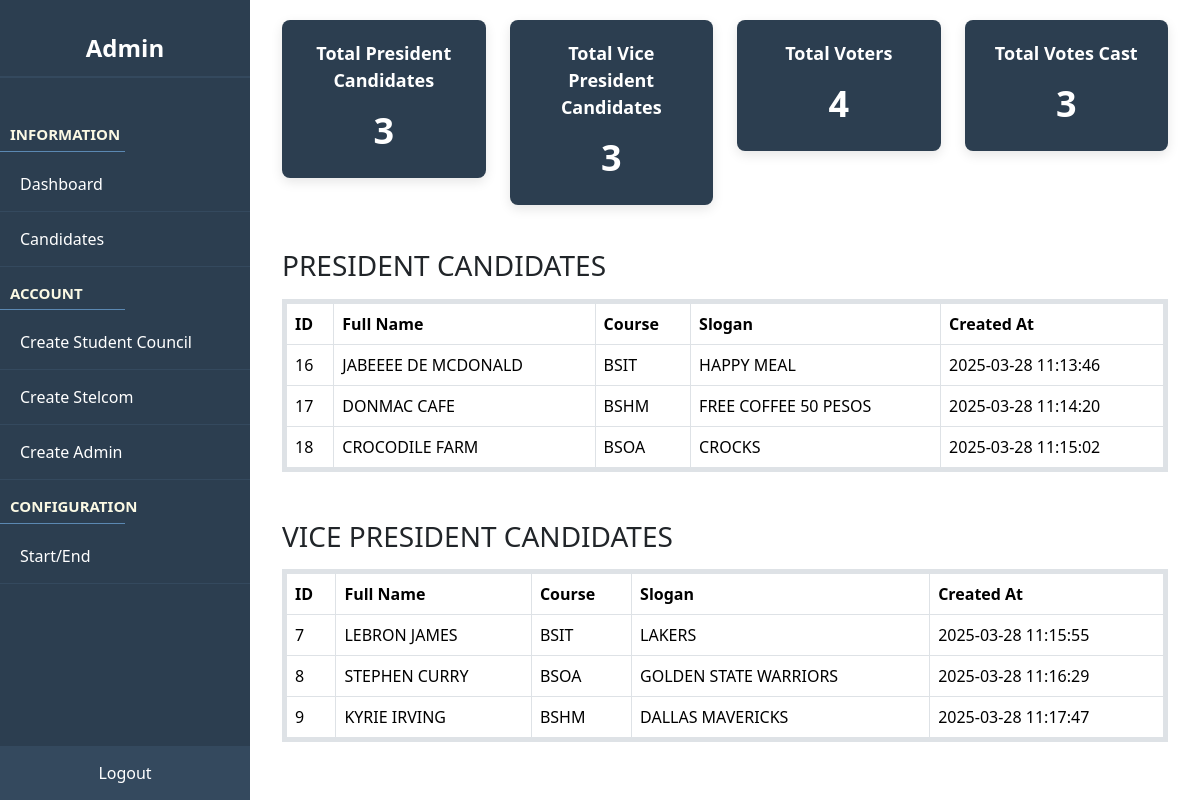
The app's page /admin/dashboard.php (signed in) with its own data.
### tables this page shows
CREATE TABLE `president_candidates` (
  `id` int(11) NOT NULL,
  `full_name` varchar(255) NOT NULL,
  `course` varchar(255) NOT NULL,
  `slogan` varchar(255) NOT NULL,
  `image` varchar(255) DEFAULT NULL,
  `created_at` timestamp NOT NULL DEFAULT current_timestamp()
);

CREATE TABLE `vice_president_candidates` (
  `id` int(11) NOT NULL,
  `full_name` varchar(255) NOT NULL,
  `course` varchar(255) NOT NULL,
  `slogan` varchar(255) NOT NULL,
  `image` varchar(255) DEFAULT NULL,
  `created_at` timestamp NOT NULL DEFAULT current_timestamp()
);

### admin/dashboard.php (the view, shortened to what this page needs)
<?php
    include('../partial/connection.php');
?>
<!DOCTYPE html>
<html lang="en">
<head>
    <link rel="stylesheet" href="../assets/css/dashboard.css" />
    <link rel="stylesheet" href="../src/stelcom-bootswatch/bootstrap.min.css">
</head>
<body>
    <div class="container-fluid d-flex">
        <div class="sidebar">
            <div class="logo">Admin</div>
            <ul class="menu list-unstyled">
                    <div class="menu-label">Information</div>
                    <li><a href="#">Dashboard</a></li>
                    <li><a href="candidates.php">Candidates</a></li>
                    <div class="menu-label">Account</div>
                    <li><a href="createcandidates.php">Create Student Council</a></li>
                    <li><a href="createstelcom.php">Create Stelcom</a></li>
                    <li><a href="createadmin.php">Create Admin</a></li>
                    <div class="menu-label">Configuration</div>
                    <li><a href="timer.php">Start/End</a></li>
                </ul>
            <div class="footer">
                <a href="/logout" class="text-decoration-none">Logout</a>
            </div>
        </div>
        <div class="content flex-fill">
            <div class="row">
                <div class="col-md-3">
                    <div class="stat-container">
                        <div class="stat-title">Total President Candidates</div>
                        <div class="stat-value">
                            <?php
                            $query = "SELECT COUNT(*) as count FROM president_candidates";
                            $result = mysqli_query($conn, $query);
                            $row = mysqli_fetch_assoc($result);
                            echo $row['count'];
                            ?>
                        </div>
                    </div>
                </div>
                <div class="col-md-3">
                    <div class="stat-container">
                        <div class="stat-title">Total Vice President Candidates</div>
                        <div class="stat-value">
                            <?php
                            $query = "SELECT COUNT(*) as count FROM vice_president_candidates";
                            $result = mysqli_query($conn, $query);
                            $row = mysqli_fetch_assoc($result);
                            echo $row['count'];
                            ?>
                        </div>
                    </div>
                </div>
                <div class="col-md-3">
                    <div class="stat-container">
                        <div class="stat-title">Total Voters</div>
                        <div class="stat-value">
                            <?php
                            $query = "SELECT COUNT(*) as count FROM valid_account";
                            $result = mysqli_query($conn, $query);
                            $row = mysqli_fetch_assoc($result);
                            echo $row['count'];
                            ?>
                        </div>
                    </div>
                </div>
                <div class="col-md-3">
                    <div class="stat-container">
                        <div class="stat-title">Total Votes Cast</div>
                        <div class="stat-value">
                            <?php
                            $query = "SELECT COUNT(*) as count FROM president_votes";
                            $result = mysqli_query($conn, $query);
                            $row = mysqli_fetch_assoc($result);
                            echo $row['count'];
                            ?>
                        </div>
                    </div>
                </div>
            </div>
            <h3 class="mt-4 mb-3">PRESIDENT CANDIDATES</h3>
            <table class="table table-bordered border border-5">
                <thead>
                    <tr>
                        <th scope="col">ID</th>
                        <th scope="col">Full Name</th>
                        <th scope="col">Course</th>
                        <th scope="col">Slogan</th>
                        <th scope="col">Created At</th>
                    </tr>
                </thead>
                <tbody>
                    <?php
                    $query = "SELECT `id`, `full_name`, `course`, `slogan`, `created_at` FROM `president_candidates`";
                    $result = mysqli_query($conn, $query);
                    while($row = mysqli_fetch_assoc($result)) {
                        echo "<tr>";
                        echo "<td>" . $row['id'] . "</td>";
                        echo "<td>" . $row['full_name'] . "</td>";
                        echo "<td>" . $row['course'] . "</td>";
                        echo "<td>" . $row['slogan'] . "</td>";
                        echo "<td>" . $row['created_at'] . "</td>";
                        echo "</tr>";
                    }
                    ?>
                </tbody>
            </table>
            <h3 class="mt-5 mb-3">VICE PRESIDENT CANDIDATES</h3>
            <table class="table table-bordered border border-5">
                <thead>
                    <tr>
                        <th scope="col">ID</th>
                        <th scope="col">Full Name</th>
                        <th scope="col">Course</th>
                        <th scope="col">Slogan</th>
                        <th scope="col">Created At</th>
                    </tr>
                </thead>
                <tbody>
                    <?php
                    $query = "SELECT `id`, `full_name`, `course`, `slogan`, `created_at` FROM `vice_president_candidates`";
                    $result = mysqli_query($conn, $query);
                    while($row = mysqli_fetch_assoc($result)) {
                        echo "<tr>";
                        echo "<td>" . $row['id'] . "</td>";
                        echo "<td>" . $row['full_name'] . "</td>";
                        echo "<td>" . $row['course'] . "</td>";
                        echo "<td>" . $row['slogan'] . "</td>";
                        echo "<td>" . $row['created_at'] . "</td>";
                        echo "</tr>";
                    }
                    ?>
                </tbody>
            </table>
        </div>
    </div>
</body>
</html>

### assets/css/dashboard.css (style rules this page uses)
* { margin: 0; padding: 0; box-sizing: border-box; }
body { font-family: Arial, sans-serif; display: flex; height: 100vh; }
.sidebar { width: 250px; height: 100%; background-color: #2C3E50; color: #fff; padding-top: 20px; position: fixed; left: 0; top: 0; display: flex; flex-direction: column; transform: translateX(0); transition: transform 0.3s ease-in-out; }
.sidebar a { text-decoration: none; color: white; }
.sidebar .logo { font-size: 24px; font-weight: bold; text-align: center; padding: 10px; margin-bottom: 30px; border-bottom: 2px solid #34495E; }
.sidebar .menu { list-style-type: none; padding-left: 0; }
.sidebar .menu li { padding: 15px 20px; border-bottom: 1px solid #34495E; cursor: pointer; }
.sidebar .footer { margin-top: auto; padding: 15px 20px; background-color: #34495E; text-align: center; cursor: pointer; }
.menu-label { font-weight: bold; text-transform: uppercase; margin: 10px 0 5px; padding: 5px 10px; color: #fbf9E4; border-bottom: #5B88B2 solid 1px; font-size: 15px; width: 50%; }
.content { margin-left: 250px; padding: 20px; flex: 1; transition: margin-left 0.3s ease-in-out; }
.stat-container { background-color: #2C3E50; color: white; padding: 20px; border-radius: 8px; text-align: center; margin-bottom: 20px; box-shadow: 0 4px 12px rgba(0, 0, 0, 0.1); }
.stat-title { font-size: 18px; font-weight: bold; }
.stat-value { font-size: 36px; font-weight: 600; margin-top: 10px; }

### records on screen
president_candidates: id "16", full_name "JABEEEE DE MCDONALD", course "BSIT", slogan "HAPPY MEAL", created_at "2025-03-28 11:13:46"
president_candidates: id "17", full_name "DONMAC CAFE", course "BSHM", slogan "FREE COFFEE 50 PESOS", created_at "2025-03-28 11:14:20"
president_candidates: id "18", full_name "CROCODILE FARM", course "BSOA", slogan "CROCKS", created_at "2025-03-28 11:15:02"
vice_president_candidates: id "7", full_name "LEBRON JAMES", course "BSIT", slogan "LAKERS", created_at "2025-03-28 11:15:55"
vice_president_candidates: id "8", full_name "STEPHEN CURRY", course "BSOA", slogan "GOLDEN STATE WARRIORS", created_at "2025-03-28 11:16:29"
vice_president_candidates: id "9", full_name "KYRIE IRVING", course "BSHM", slogan "DALLAS MAVERICKS", created_at "2025-03-28 11:17:47"

### other values on screen
$row['count'] "3"
$row['count'] "4"
